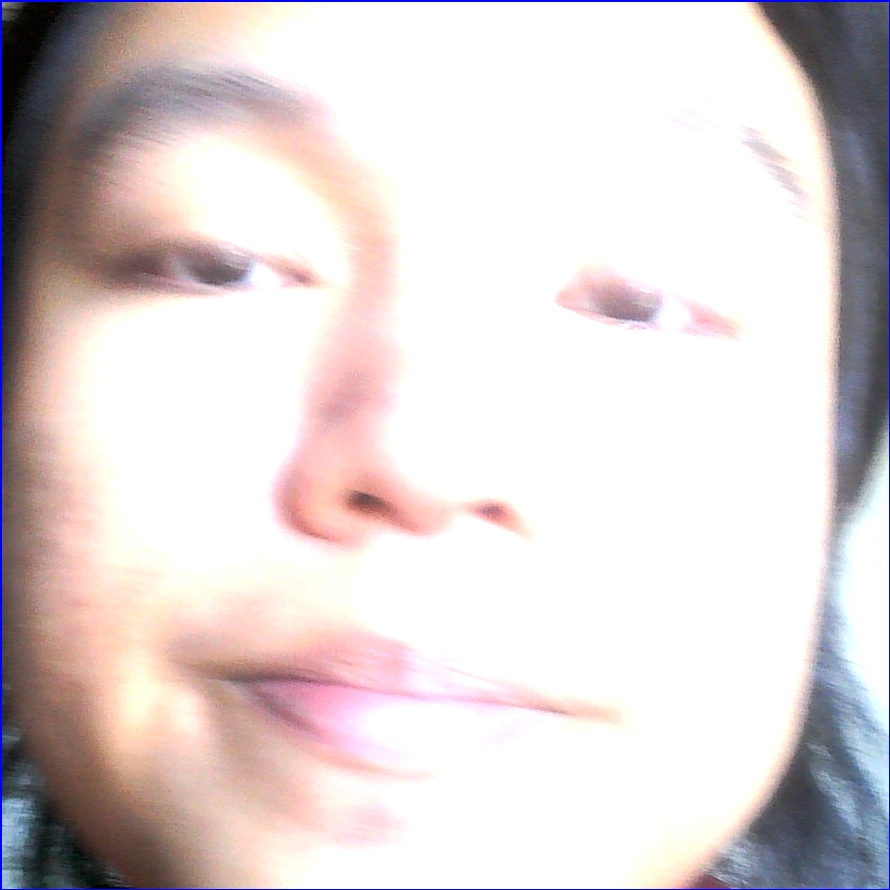
#> input picture augmentionData/dataset_faces/6420063/bright_face_10_10.jpg, 890 x 890 px, given in place of the camera
$ python recordface.py
#> lines starting #> are read from the running program, lines starting #| are printed output that depends on the picture; after the words box and inside, x2 and y2 are one past the last pixel; in counts of white or black regions, pixels touching at a corner belong together
import cv2
import os
import numpy as np
import random

class FaceCaptureAndAugmentation:
    def __init__(self, user_id, output_dir="data/dataset_faces", num_faces_to_save=500, augmentation_limits=None):
        self.user_id = user_id
        self.output_dir_no_aug = os.path.join(output_dir, user_id, "no-aug")
        self.output_dir_aug = os.path.join(output_dir, user_id, "aug")
        self.num_faces_to_save = num_faces_to_save
        self.captured_faces = []
        self.face_count = 0
        self.augmentation_types = ["bright", "dark", "revert", "erase", "rotate"]

        # Set default augmentation limits if not provided
        if augmentation_limits is None:
            self.augmentation_limits = {aug: 100 for aug in self.augmentation_types}
        else:
            self.augmentation_limits = augmentation_limits

        # Create directories if they don't exist
        os.makedirs(self.output_dir_no_aug, exist_ok=True)
        os.makedirs(self.output_dir_aug, exist_ok=True)

        # Load the Haar cascade for face detection
        self.face_cascade = cv2.CascadeClassifier(cv2.data.haarcascades + 'haarcascade_frontalface_default.xml')

    def capture_faces(self):
        # Initialize the webcam
        cap = cv2.VideoCapture(0)

        while True:
            # Capture frame-by-frame
            ret, frame = cap.read()
#> frame is the input picture: shape (890, 890, 3); mean B, G, R 211.7, 211.6, 221.3
            if not ret:
                print("Failed to capture image")
                break

            # Convert the frame to grayscale
            gray = cv2.cvtColor(frame, cv2.COLOR_BGR2GRAY)
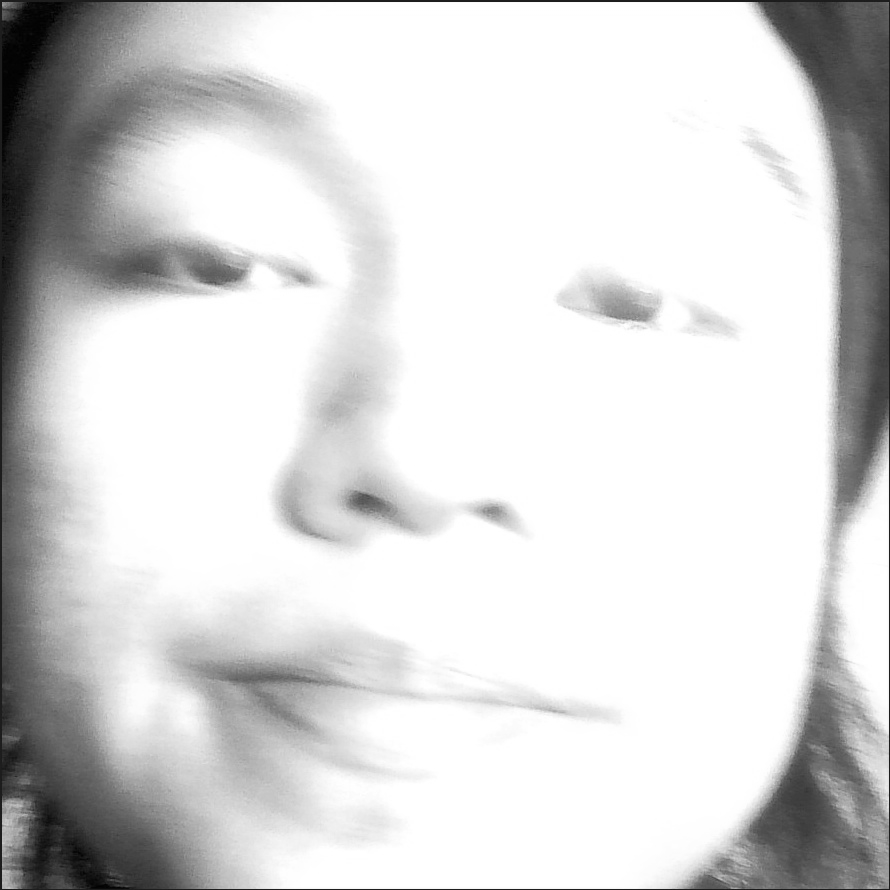
#> gray: shape (890, 890); min 0, max 255, mean 214.5

            # Detect faces in the frame
            faces = self.face_cascade.detectMultiScale(gray, scaleFactor=1.1, minNeighbors=5, minSize=(30, 30))
#> faces = ()

            # Draw rectangle around the faces and save them
            for (x, y, w, h) in faces:
                # Draw rectangle around the face
                cv2.rectangle(frame, (x, y), (x + w, y + h), (255, 0, 0), 2)

                # Extract the face
                face = frame[y:y + h, x:x + w]

                # Save the face to the list
                self.captured_faces.append(face)
                self.face_count += 1

                # Stop if we have enough faces
                if self.face_count >= self.num_faces_to_save:
                    break
#> this loop made 0 passes
#> after the loop, self.captured_faces = []; self.face_count = 0

            # Display the resulting frame
            cv2.imshow('Video', frame)

            # Break the loop with 'q'
            if cv2.waitKey(1) & 0xFF == ord('q'):
#> (key q is pressed here)
                break

            # Stop if we have enough faces
            if self.face_count >= self.num_faces_to_save:
                print(f"Captured {self.face_count} faces. Stopping.")
                break

        # Release the webcam and close windows
        cap.release()
        cv2.destroyAllWindows()

        self.save_faces()

    def save_faces(self):
        # Save non-augmented faces in the "no-aug" folder
        for idx, face in enumerate(self.captured_faces):
            face_filename = os.path.join(self.output_dir_no_aug, f"face_{idx}.jpg")
            cv2.imwrite(face_filename, face)

        # Once original faces are saved, augment and save them in the "aug" folder
        self.augment_faces()

    def apply_augmentation(self, image, aug_type):
        if aug_type == "bright":
            return self.adjust_brightness(image, 1.5)
        elif aug_type == "dark":
            return self.adjust_brightness(image, 0.5)
        elif aug_type == "revert":
            return self.revert_colors(image)
        elif aug_type == "erase":
            return self.random_erasing(image)
        elif aug_type == "rotate":
            return self.random_rotation(image)
        else:
            return image

    def augment_faces(self):
        augmented_count = 0
        for aug_type in self.augmentation_types:
            count = 0
            for idx, face in enumerate(self.captured_faces):
                if count >= self.augmentation_limits[aug_type]:
                    break
                augmented_face = self.apply_augmentation(face, aug_type)
                face_filename = os.path.join(self.output_dir_aug, f"{aug_type}_face_{idx}_{count}.jpg")
                cv2.imwrite(face_filename, augmented_face)
                count += 1
                augmented_count += 1
#> after the loop, augmented_count = 0

        print(f"Saved {self.face_count} non-augmented faces and {augmented_count} augmented faces.")
#| Saved 0 non-augmented faces and 0 augmented faces.

    # Augmentation functions
    @staticmethod
    def adjust_brightness(image, factor):
        return cv2.convertScaleAbs(image, alpha=factor, beta=0)

    @staticmethod
    def revert_colors(image):
        return cv2.bitwise_not(image)

    @staticmethod
    def random_erasing(image):
        h, w, _ = image.shape
        x1, y1 = random.randint(0, w // 2), random.randint(0, h // 2)
        x2, y2 = random.randint(w // 2, w), random.randint(h // 2, h)
        image[y1:y2, x1:x2] = np.random.randint(0, 256, (y2 - y1, x2 - x1, 3), dtype=np.uint8)
        return image

    @staticmethod
    def random_rotation(image):
        angle = random.uniform(-10, 10)  # Small random rotation
        h, w = image.shape[:2]
        matrix = cv2.getRotationMatrix2D((w / 2, h / 2), angle, 1)
        return cv2.warpAffine(image, matrix, (w, h))


# Example usage:
face_capture = FaceCaptureAndAugmentation(user_id="6420063")
face_capture.capture_faces()

$ run again, on augmentionData/dataset_faces/6420063/bright_face_24_24.jpg
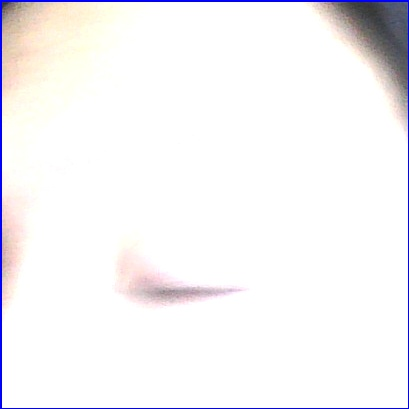
#> input picture augmentionData/dataset_faces/6420063/bright_face_24_24.jpg, 409 x 409 px, given in place of the camera
#> in capture_faces, frame is the input picture: shape (409, 409, 3); mean B, G, R 246.2, 244.4, 246.1
#> in capture_faces, `gray = cv2.cvtColor(frame, cv2.COLOR_BGR2GRAY)`:
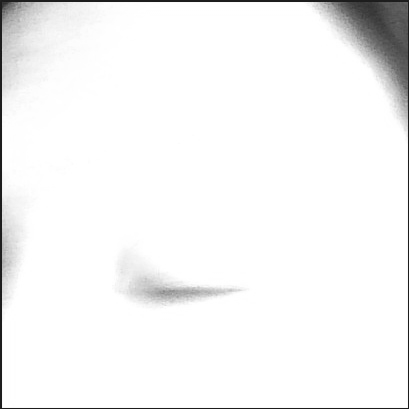
#> gray: shape (409, 409); min 25, max 255, mean 245.1
#> faces = ()
#> after the loop in capture_faces, `for (x, y, w, h) in faces:`: self.captured_faces = []; self.face_count = 0
#| Saved 0 non-augmented faces and 0 augmented faces.

$ run again, on augmentionData/dataset_faces/6420063/bright_face_30_30.jpg
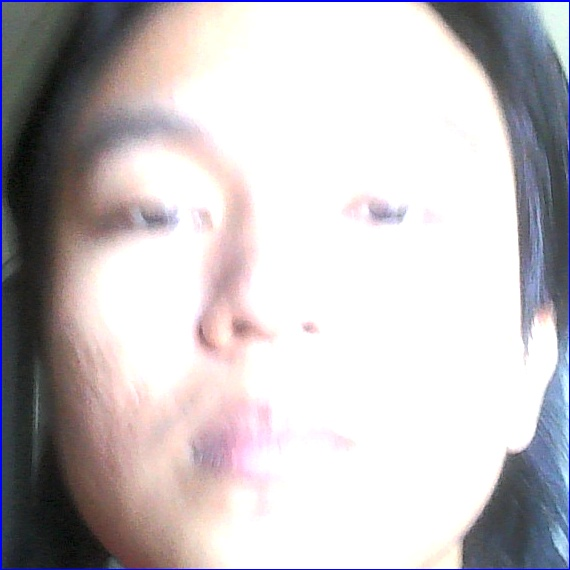
#> input picture augmentionData/dataset_faces/6420063/bright_face_30_30.jpg, 570 x 570 px, given in place of the camera
#> in capture_faces, frame is the input picture: shape (570, 570, 3); mean B, G, R 194.9, 192.1, 197.2
#> in capture_faces, `gray = cv2.cvtColor(frame, cv2.COLOR_BGR2GRAY)`:
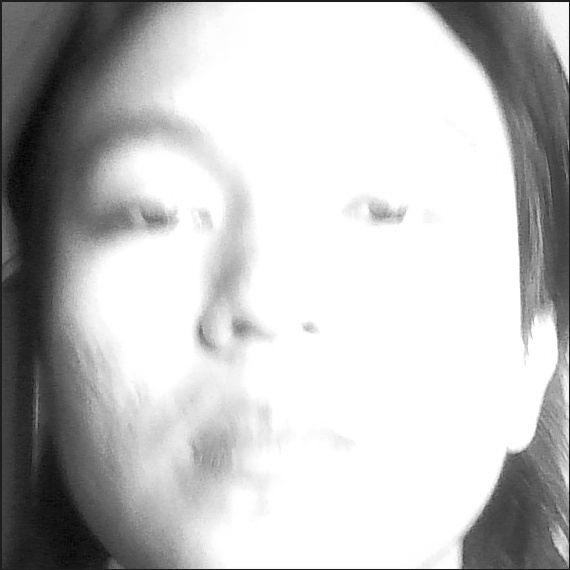
#> gray: shape (570, 570); min 1, max 255, mean 193.9
#> faces = ()
#> after the loop in capture_faces, `for (x, y, w, h) in faces:`: self.captured_faces = []; self.face_count = 0
#| Saved 0 non-augmented faces and 0 augmented faces.

$ run again, on augmentionData/dataset_faces/6420063/bright_face_35_35.jpg
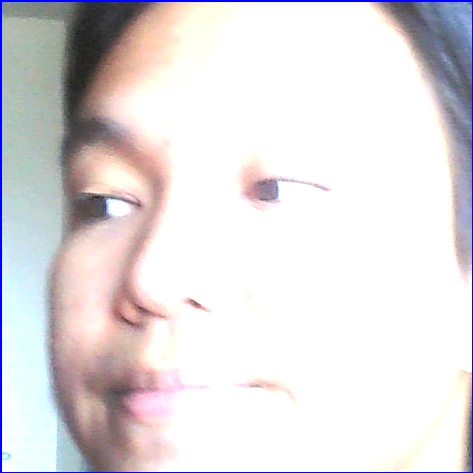
#> input picture augmentionData/dataset_faces/6420063/bright_face_35_35.jpg, 473 x 473 px, given in place of the camera
#> in capture_faces, frame is the input picture: shape (473, 473, 3); mean B, G, R 222.6, 220.6, 224.6
#> faces = [[21, 42, 377, 377]]
#> the loop in capture_faces, `for (x, y, w, h) in faces:` made 1 pass
#> (x, y, w, h, self.face_count) on pass 1: (21, 42, 377, 377, 1)
#> after the loop in capture_faces, `for (x, y, w, h) in faces:`:
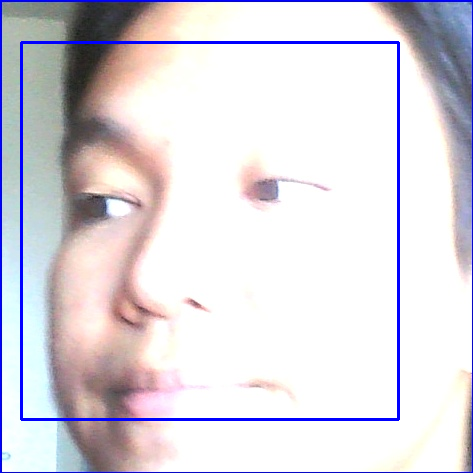
#> frame: shape (473, 473, 3); 2.02% of pixels changed, all inside (x1, y1, x2, y2) = (20, 41, 400, 421)
#> after the loop in capture_faces, `for (x, y, w, h) in faces:`: self.captured_faces = 1 item; self.face_count = 1
#> the loop in save_faces, `for idx, face in enumerate(self.captured_faces):` made 1 pass
#> the loop in augment_faces, `for aug_type in self.augmentation_types:` made 5 passes
#> after the loop in augment_faces, `for aug_type in self.augmentation_types:`:
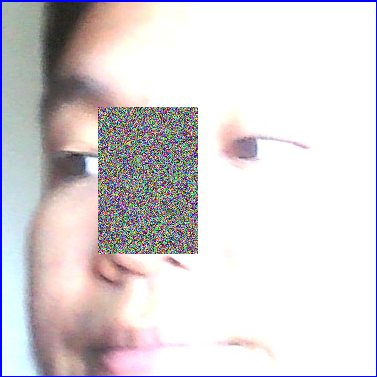
#> face: shape (377, 377, 3); mean B, G, R 214.8, 212.1, 217.1
#> after the loop in augment_faces, `for aug_type in self.augmentation_types:`: augmented_count = 5
#| Saved 1 non-augmented faces and 5 augmented faces.
